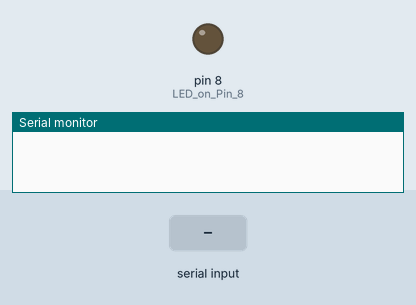
Bench run of a sketch on a simulated Arduino Uno, built with avr-gcc and run on an emulated ATmega328P. Parts: output pins drawn as LEDs (lit = HIGH), the last lines printed to the serial monitor. The inputs (shaded band) are chosen by the test bench.

Above: at 1.2 s.
1.3 s: "ON\n" received over Serial
At 2.4 s:
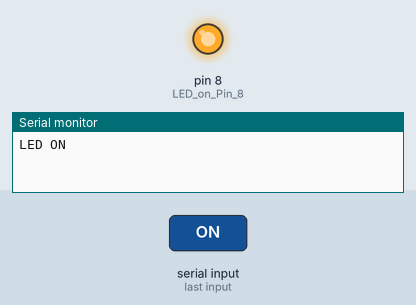
2.8 s: "OFF\n" received over Serial
At 3.6 s:
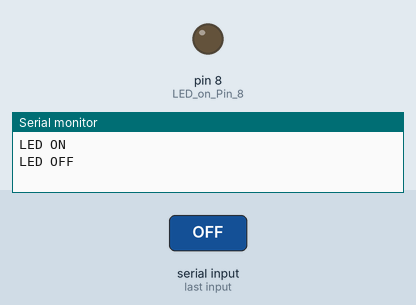
Timing chart, 0 to 5.8 s (numbered marks = the images above; inputs shaded):
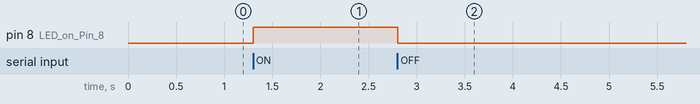

The sketch:

arduino_led_on_off.ino
```cpp
void setup() {
  Serial.begin(9600);  // For debugging (optional)
  pinMode(8, OUTPUT); // LED on Pin 8
}

void loop() {
  if (Serial.available()) {  // If data received from ESP32
    String command = Serial.readStringUntil('\n');
    command.trim();  // Remove extra spaces/newlines

    if (command == "ON") {
      digitalWrite(8, HIGH);
      Serial.println("LED ON");
    }
    else if (command == "OFF") {
      digitalWrite(8, LOW);   // Turn LED OFF
      Serial.println("LED OFF");
    }
  }
}
```

Measured:
- after the input at 1.3 s, pin 8 (LED_on_Pin_8): LOW → HIGH at once
- after the input at 2.8 s, pin 8 (LED_on_Pin_8): HIGH → LOW at once
